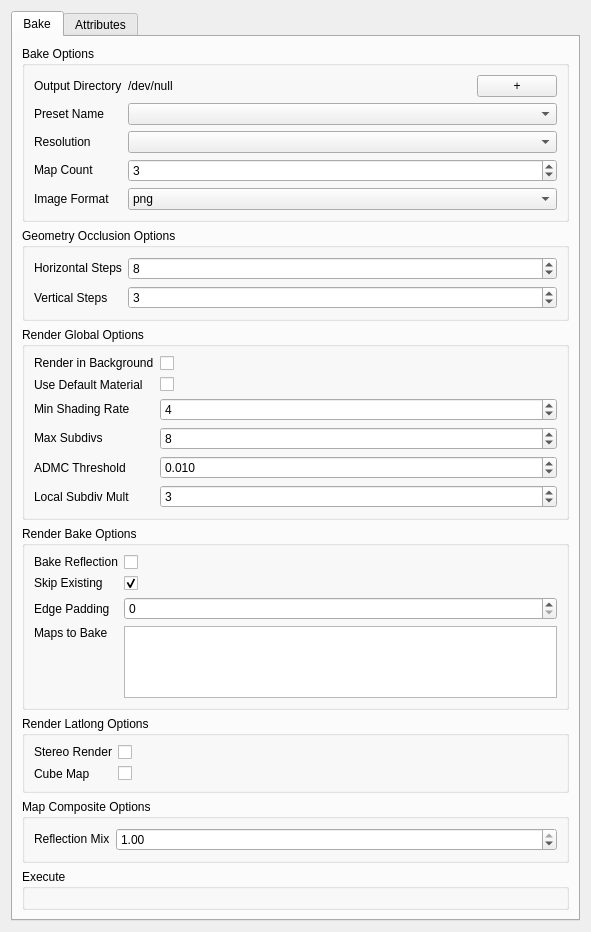
<?xml version="1.0" encoding="UTF-8"?>
<ui version="4.0">
 <class>Form</class>
 <widget class="QWidget" name="Form">
  <property name="geometry">
   <rect>
    <x>0</x>
    <y>0</y>
    <width>591</width>
    <height>844</height>
   </rect>
  </property>
  <property name="sizePolicy">
   <sizepolicy hsizetype="Expanding" vsizetype="Expanding">
    <horstretch>0</horstretch>
    <verstretch>0</verstretch>
   </sizepolicy>
  </property>
  <property name="windowTitle">
   <string>Form</string>
  </property>
  <layout class="QGridLayout" name="gridLayout_4">
   <item row="0" column="0">
    <widget class="QTabWidget" name="tab_widget">
     <property name="currentIndex">
      <number>0</number>
     </property>
     <widget class="QWidget" name="bake_tab">
      <property name="sizePolicy">
       <sizepolicy hsizetype="Expanding" vsizetype="Expanding">
        <horstretch>0</horstretch>
        <verstretch>0</verstretch>
       </sizepolicy>
      </property>
      <attribute name="title">
       <string>Bake</string>
      </attribute>
      <layout class="QGridLayout" name="gridLayout_5">
       <item row="0" column="0">
        <layout class="QVBoxLayout" name="bake_tab_layout">
         <property name="sizeConstraint">
          <enum>QLayout::SetMinimumSize</enum>
         </property>
         <item>
          <widget class="QGroupBox" name="bake_group_box">
           <property name="sizePolicy">
            <sizepolicy hsizetype="Expanding" vsizetype="Maximum">
             <horstretch>0</horstretch>
             <verstretch>0</verstretch>
            </sizepolicy>
           </property>
           <property name="minimumSize">
            <size>
             <width>0</width>
             <height>0</height>
            </size>
           </property>
           <property name="title">
            <string>Bake Options</string>
           </property>
           <layout class="QGridLayout" name="gridLayout_8">
            <item row="0" column="0">
             <layout class="QGridLayout" name="bake_grid_layout">
              <property name="sizeConstraint">
               <enum>QLayout::SetMinimumSize</enum>
              </property>
              <item row="3" column="0">
               <widget class="QLabel" name="bake_map_count_label">
                <property name="sizePolicy">
                 <sizepolicy hsizetype="Fixed" vsizetype="Fixed">
                  <horstretch>0</horstretch>
                  <verstretch>0</verstretch>
                 </sizepolicy>
                </property>
                <property name="text">
                 <string>Map Count</string>
                </property>
               </widget>
              </item>
              <item row="1" column="0">
               <widget class="QLabel" name="bake_preset_label">
                <property name="sizePolicy">
                 <sizepolicy hsizetype="Fixed" vsizetype="Fixed">
                  <horstretch>0</horstretch>
                  <verstretch>0</verstretch>
                 </sizepolicy>
                </property>
                <property name="text">
                 <string>Preset Name</string>
                </property>
               </widget>
              </item>
              <item row="3" column="1" colspan="3">
               <widget class="QSpinBox" name="bake_map_count_spinbox">
                <property name="sizePolicy">
                 <sizepolicy hsizetype="Expanding" vsizetype="Fixed">
                  <horstretch>0</horstretch>
                  <verstretch>0</verstretch>
                 </sizepolicy>
                </property>
                <property name="value">
                 <number>3</number>
                </property>
               </widget>
              </item>
              <item row="2" column="0">
               <widget class="QLabel" name="bake_resolution_label">
                <property name="sizePolicy">
                 <sizepolicy hsizetype="Fixed" vsizetype="Fixed">
                  <horstretch>0</horstretch>
                  <verstretch>0</verstretch>
                 </sizepolicy>
                </property>
                <property name="text">
                 <string>Resolution</string>
                </property>
               </widget>
              </item>
              <item row="0" column="3">
               <widget class="QPushButton" name="bake_output_dir_increment_button">
                <property name="sizePolicy">
                 <sizepolicy hsizetype="Fixed" vsizetype="Fixed">
                  <horstretch>0</horstretch>
                  <verstretch>0</verstretch>
                 </sizepolicy>
                </property>
                <property name="text">
                 <string>+</string>
                </property>
               </widget>
              </item>
              <item row="0" column="0">
               <widget class="QLabel" name="bake_output_dir_label">
                <property name="sizePolicy">
                 <sizepolicy hsizetype="Fixed" vsizetype="Fixed">
                  <horstretch>0</horstretch>
                  <verstretch>0</verstretch>
                 </sizepolicy>
                </property>
                <property name="text">
                 <string>Output Directory</string>
                </property>
               </widget>
              </item>
              <item row="4" column="0">
               <widget class="QLabel" name="image_format_label">
                <property name="text">
                 <string>Image Format</string>
                </property>
               </widget>
              </item>
              <item row="1" column="1" colspan="3">
               <widget class="QComboBox" name="bake_preset_combo">
                <property name="sizePolicy">
                 <sizepolicy hsizetype="Expanding" vsizetype="Fixed">
                  <horstretch>0</horstretch>
                  <verstretch>0</verstretch>
                 </sizepolicy>
                </property>
               </widget>
              </item>
              <item row="2" column="1" colspan="3">
               <widget class="QComboBox" name="bake_resolution_combo">
                <property name="sizePolicy">
                 <sizepolicy hsizetype="Expanding" vsizetype="Fixed">
                  <horstretch>0</horstretch>
                  <verstretch>0</verstretch>
                 </sizepolicy>
                </property>
               </widget>
              </item>
              <item row="0" column="1" colspan="2">
               <widget class="QLabel" name="bake_output_dir_text">
                <property name="sizePolicy">
                 <sizepolicy hsizetype="Preferred" vsizetype="Fixed">
                  <horstretch>0</horstretch>
                  <verstretch>0</verstretch>
                 </sizepolicy>
                </property>
                <property name="text">
                 <string>/dev/null</string>
                </property>
                <property name="textInteractionFlags">
                 <set>Qt::LinksAccessibleByMouse|Qt::TextSelectableByKeyboard|Qt::TextSelectableByMouse</set>
                </property>
               </widget>
              </item>
              <item row="4" column="1" colspan="3">
               <widget class="QComboBox" name="image_format_combo">
                <item>
                 <property name="text">
                  <string>png</string>
                 </property>
                </item>
                <item>
                 <property name="text">
                  <string>exr</string>
                 </property>
                </item>
               </widget>
              </item>
             </layout>
            </item>
           </layout>
          </widget>
         </item>
         <item>
          <widget class="QGroupBox" name="bake_occlusion_group_box">
           <property name="sizePolicy">
            <sizepolicy hsizetype="Expanding" vsizetype="Maximum">
             <horstretch>0</horstretch>
             <verstretch>0</verstretch>
            </sizepolicy>
           </property>
           <property name="minimumSize">
            <size>
             <width>0</width>
             <height>0</height>
            </size>
           </property>
           <property name="title">
            <string>Geometry Occlusion Options</string>
           </property>
           <layout class="QGridLayout" name="gridLayout_7">
            <item row="0" column="0">
             <layout class="QGridLayout" name="bake_occlusion_grid_layout">
              <property name="sizeConstraint">
               <enum>QLayout::SetMinimumSize</enum>
              </property>
              <item row="0" column="0">
               <widget class="QLabel" name="bake_horizontal_steps_label">
                <property name="sizePolicy">
                 <sizepolicy hsizetype="Fixed" vsizetype="Fixed">
                  <horstretch>0</horstretch>
                  <verstretch>0</verstretch>
                 </sizepolicy>
                </property>
                <property name="text">
                 <string>Horizontal Steps</string>
                </property>
               </widget>
              </item>
              <item row="1" column="1">
               <widget class="QSpinBox" name="bake_vertical_steps_spinbox">
                <property name="sizePolicy">
                 <sizepolicy hsizetype="Expanding" vsizetype="Fixed">
                  <horstretch>0</horstretch>
                  <verstretch>0</verstretch>
                 </sizepolicy>
                </property>
                <property name="value">
                 <number>3</number>
                </property>
               </widget>
              </item>
              <item row="0" column="1">
               <widget class="QSpinBox" name="bake_horizontal_steps_spinbox">
                <property name="sizePolicy">
                 <sizepolicy hsizetype="Expanding" vsizetype="Fixed">
                  <horstretch>0</horstretch>
                  <verstretch>0</verstretch>
                 </sizepolicy>
                </property>
                <property name="value">
                 <number>8</number>
                </property>
               </widget>
              </item>
              <item row="1" column="0">
               <widget class="QLabel" name="bake_vertical_steps_label">
                <property name="sizePolicy">
                 <sizepolicy hsizetype="Fixed" vsizetype="Preferred">
                  <horstretch>0</horstretch>
                  <verstretch>0</verstretch>
                 </sizepolicy>
                </property>
                <property name="text">
                 <string>Vertical Steps</string>
                </property>
               </widget>
              </item>
             </layout>
            </item>
           </layout>
          </widget>
         </item>
         <item>
          <widget class="QGroupBox" name="render_global_options_group_box">
           <property name="title">
            <string>Render Global Options</string>
           </property>
           <layout class="QGridLayout" name="gridLayout_14">
            <item row="0" column="0">
             <layout class="QGridLayout" name="gridLayout_11">
              <item row="3" column="0">
               <widget class="QLabel" name="bake_max_subdivs_label">
                <property name="sizePolicy">
                 <sizepolicy hsizetype="Fixed" vsizetype="Fixed">
                  <horstretch>0</horstretch>
                  <verstretch>0</verstretch>
                 </sizepolicy>
                </property>
                <property name="text">
                 <string>Max Subdivs</string>
                </property>
               </widget>
              </item>
              <item row="4" column="1">
               <widget class="QDoubleSpinBox" name="bake_admc_threshold_spinbox">
                <property name="decimals">
                 <number>3</number>
                </property>
                <property name="minimum">
                 <double>0.001000000000000</double>
                </property>
                <property name="maximum">
                 <double>1.000000000000000</double>
                </property>
                <property name="singleStep">
                 <double>0.001000000000000</double>
                </property>
                <property name="value">
                 <double>0.010000000000000</double>
                </property>
               </widget>
              </item>
              <item row="5" column="0">
               <widget class="QLabel" name="bake_local_subdivs_mult_label">
                <property name="text">
                 <string>Local Subdiv Mult</string>
                </property>
               </widget>
              </item>
              <item row="4" column="0">
               <widget class="QLabel" name="bake_admc_threshold_label">
                <property name="text">
                 <string>ADMC Threshold</string>
                </property>
               </widget>
              </item>
              <item row="2" column="0">
               <widget class="QLabel" name="bake_min_shading_rate_label">
                <property name="sizePolicy">
                 <sizepolicy hsizetype="Fixed" vsizetype="Fixed">
                  <horstretch>0</horstretch>
                  <verstretch>0</verstretch>
                 </sizepolicy>
                </property>
                <property name="text">
                 <string>Min Shading Rate</string>
                </property>
               </widget>
              </item>
              <item row="2" column="1">
               <widget class="QSpinBox" name="bake_min_shading_rate_spinbox">
                <property name="sizePolicy">
                 <sizepolicy hsizetype="Expanding" vsizetype="Fixed">
                  <horstretch>0</horstretch>
                  <verstretch>0</verstretch>
                 </sizepolicy>
                </property>
                <property name="value">
                 <number>4</number>
                </property>
               </widget>
              </item>
              <item row="0" column="1">
               <widget class="QCheckBox" name="bake_background_render_checkbox">
                <property name="sizePolicy">
                 <sizepolicy hsizetype="Expanding" vsizetype="Fixed">
                  <horstretch>0</horstretch>
                  <verstretch>0</verstretch>
                 </sizepolicy>
                </property>
                <property name="text">
                 <string/>
                </property>
               </widget>
              </item>
              <item row="0" column="0">
               <widget class="QLabel" name="bake_background_render_label">
                <property name="sizePolicy">
                 <sizepolicy hsizetype="Fixed" vsizetype="Fixed">
                  <horstretch>0</horstretch>
                  <verstretch>0</verstretch>
                 </sizepolicy>
                </property>
                <property name="text">
                 <string>Render in Background</string>
                </property>
               </widget>
              </item>
              <item row="5" column="1">
               <widget class="QSpinBox" name="bake_local_subdivs_mult_spinbox">
                <property name="minimum">
                 <number>1</number>
                </property>
                <property name="maximum">
                 <number>8</number>
                </property>
                <property name="value">
                 <number>3</number>
                </property>
               </widget>
              </item>
              <item row="3" column="1">
               <widget class="QSpinBox" name="bake_max_subdivs_spinbox">
                <property name="sizePolicy">
                 <sizepolicy hsizetype="Expanding" vsizetype="Fixed">
                  <horstretch>0</horstretch>
                  <verstretch>0</verstretch>
                 </sizepolicy>
                </property>
                <property name="value">
                 <number>8</number>
                </property>
               </widget>
              </item>
              <item row="1" column="1">
               <widget class="QCheckBox" name="bake_use_default_material_checkbox">
                <property name="text">
                 <string/>
                </property>
               </widget>
              </item>
              <item row="1" column="0">
               <widget class="QLabel" name="bake_use_default_material_label">
                <property name="text">
                 <string>Use Default Material</string>
                </property>
               </widget>
              </item>
             </layout>
            </item>
           </layout>
          </widget>
         </item>
         <item>
          <widget class="QGroupBox" name="bake_render_group_box">
           <property name="sizePolicy">
            <sizepolicy hsizetype="Expanding" vsizetype="Expanding">
             <horstretch>0</horstretch>
             <verstretch>0</verstretch>
            </sizepolicy>
           </property>
           <property name="title">
            <string>Render Bake Options</string>
           </property>
           <layout class="QGridLayout" name="gridLayout_6">
            <item row="0" column="0">
             <layout class="QGridLayout" name="bake_render_grid_layout">
              <property name="sizeConstraint">
               <enum>QLayout::SetMinimumSize</enum>
              </property>
              <item row="7" column="0">
               <widget class="QLabel" name="bake_skip_existing_label">
                <property name="sizePolicy">
                 <sizepolicy hsizetype="Fixed" vsizetype="Fixed">
                  <horstretch>0</horstretch>
                  <verstretch>0</verstretch>
                 </sizepolicy>
                </property>
                <property name="text">
                 <string>Skip Existing</string>
                </property>
               </widget>
              </item>
              <item row="0" column="2">
               <widget class="QCheckBox" name="bake_reflection_checkbox">
                <property name="sizePolicy">
                 <sizepolicy hsizetype="Expanding" vsizetype="Fixed">
                  <horstretch>0</horstretch>
                  <verstretch>0</verstretch>
                 </sizepolicy>
                </property>
                <property name="text">
                 <string/>
                </property>
               </widget>
              </item>
              <item row="0" column="0">
               <widget class="QLabel" name="bake_reflection_label">
                <property name="sizePolicy">
                 <sizepolicy hsizetype="Fixed" vsizetype="Fixed">
                  <horstretch>0</horstretch>
                  <verstretch>0</verstretch>
                 </sizepolicy>
                </property>
                <property name="text">
                 <string>Bake Reflection</string>
                </property>
               </widget>
              </item>
              <item row="7" column="2">
               <widget class="QCheckBox" name="bake_skip_existing_checkbox">
                <property name="sizePolicy">
                 <sizepolicy hsizetype="Expanding" vsizetype="Fixed">
                  <horstretch>0</horstretch>
                  <verstretch>0</verstretch>
                 </sizepolicy>
                </property>
                <property name="text">
                 <string/>
                </property>
                <property name="checked">
                 <bool>true</bool>
                </property>
               </widget>
              </item>
              <item row="9" column="0">
               <layout class="QVBoxLayout" name="maps_to_bake_layout">
                <item>
                 <widget class="QLabel" name="bake_maps_to_bake_label">
                  <property name="sizePolicy">
                   <sizepolicy hsizetype="Preferred" vsizetype="Fixed">
                    <horstretch>0</horstretch>
                    <verstretch>0</verstretch>
                   </sizepolicy>
                  </property>
                  <property name="layoutDirection">
                   <enum>Qt::LeftToRight</enum>
                  </property>
                  <property name="text">
                   <string>Maps to Bake</string>
                  </property>
                 </widget>
                </item>
                <item>
                 <spacer name="bake_maps_to_bake_spacer">
                  <property name="orientation">
                   <enum>Qt::Vertical</enum>
                  </property>
                  <property name="sizeHint" stdset="0">
                   <size>
                    <width>20</width>
                    <height>40</height>
                   </size>
                  </property>
                 </spacer>
                </item>
               </layout>
              </item>
              <item row="9" column="2">
               <widget class="QListWidget" name="bake_maps_to_bake_listwidget"/>
              </item>
              <item row="8" column="0">
               <widget class="QLabel" name="label">
                <property name="text">
                 <string>Edge Padding</string>
                </property>
               </widget>
              </item>
              <item row="8" column="2">
               <widget class="QSpinBox" name="edge_padding_spinbox"/>
              </item>
             </layout>
            </item>
           </layout>
          </widget>
         </item>
         <item>
          <widget class="QGroupBox" name="render_latlong_options_group_box">
           <property name="title">
            <string>Render Latlong Options</string>
           </property>
           <layout class="QGridLayout" name="gridLayout_16">
            <item row="1" column="0">
             <layout class="QGridLayout" name="gridLayout_15">
              <item row="0" column="1">
               <widget class="QCheckBox" name="bake_stereo_render_checkbox">
                <property name="text">
                 <string/>
                </property>
               </widget>
              </item>
              <item row="0" column="0">
               <widget class="QLabel" name="bake_stereo_render_label">
                <property name="sizePolicy">
                 <sizepolicy hsizetype="Fixed" vsizetype="Fixed">
                  <horstretch>0</horstretch>
                  <verstretch>0</verstretch>
                 </sizepolicy>
                </property>
                <property name="text">
                 <string>Stereo Render</string>
                </property>
               </widget>
              </item>
              <item row="1" column="0">
               <widget class="QLabel" name="bake_cube_map_label">
                <property name="text">
                 <string>Cube Map</string>
                </property>
               </widget>
              </item>
              <item row="1" column="1">
               <widget class="QCheckBox" name="bake_cube_map_checkbox">
                <property name="text">
                 <string/>
                </property>
               </widget>
              </item>
             </layout>
            </item>
           </layout>
          </widget>
         </item>
         <item>
          <widget class="QGroupBox" name="map_composite_group_box">
           <property name="title">
            <string>Map Composite Options</string>
           </property>
           <layout class="QGridLayout" name="gridLayout_13">
            <item row="0" column="0">
             <layout class="QGridLayout" name="gridLayout_12">
              <item row="0" column="0">
               <widget class="QLabel" name="bake_reflection_mix_label">
                <property name="sizePolicy">
                 <sizepolicy hsizetype="Fixed" vsizetype="Fixed">
                  <horstretch>0</horstretch>
                  <verstretch>0</verstretch>
                 </sizepolicy>
                </property>
                <property name="text">
                 <string>Reflection Mix</string>
                </property>
               </widget>
              </item>
              <item row="0" column="1">
               <widget class="QDoubleSpinBox" name="bake_reflection_mix_spinbox">
                <property name="maximum">
                 <double>1.000000000000000</double>
                </property>
                <property name="singleStep">
                 <double>0.010000000000000</double>
                </property>
                <property name="value">
                 <double>1.000000000000000</double>
                </property>
               </widget>
              </item>
             </layout>
            </item>
           </layout>
          </widget>
         </item>
         <item>
          <widget class="QGroupBox" name="bake_execution_group_box">
           <property name="title">
            <string>Execute</string>
           </property>
           <layout class="QGridLayout" name="gridLayout_9">
            <item row="0" column="0">
             <layout class="QVBoxLayout" name="bake_execution_layout">
              <property name="spacing">
               <number>4</number>
              </property>
             </layout>
            </item>
           </layout>
          </widget>
         </item>
        </layout>
       </item>
      </layout>
     </widget>
     <widget class="QWidget" name="attr_tab">
      <property name="sizePolicy">
       <sizepolicy hsizetype="Expanding" vsizetype="Expanding">
        <horstretch>0</horstretch>
        <verstretch>0</verstretch>
       </sizepolicy>
      </property>
      <attribute name="title">
       <string>Attributes</string>
      </attribute>
      <layout class="QGridLayout" name="gridLayout">
       <item row="2" column="0">
        <widget class="QGroupBox" name="attr_clear_group_box">
         <property name="title">
          <string>Clear Attributes</string>
         </property>
         <layout class="QGridLayout" name="gridLayout_2">
          <item row="0" column="0">
           <layout class="QVBoxLayout" name="attr_clear_layout"/>
          </item>
         </layout>
        </widget>
       </item>
       <item row="1" column="0">
        <widget class="QGroupBox" name="attr_select_group_box">
         <property name="title">
          <string>Select Attributes</string>
         </property>
         <layout class="QGridLayout" name="gridLayout_3">
          <item row="2" column="0">
           <layout class="QVBoxLayout" name="attr_select_layout"/>
          </item>
         </layout>
        </widget>
       </item>
       <item row="3" column="0">
        <spacer name="attr_tab_spacer">
         <property name="orientation">
          <enum>Qt::Vertical</enum>
         </property>
         <property name="sizeHint" stdset="0">
          <size>
           <width>20</width>
           <height>40</height>
          </size>
         </property>
        </spacer>
       </item>
       <item row="0" column="0">
        <widget class="QGroupBox" name="attr_set_group_box">
         <property name="title">
          <string>Set Attributes</string>
         </property>
         <layout class="QGridLayout" name="gridLayout_10">
          <item row="6" column="0">
           <layout class="QVBoxLayout" name="attr_set_layout"/>
          </item>
         </layout>
        </widget>
       </item>
      </layout>
     </widget>
    </widget>
   </item>
  </layout>
 </widget>
 <resources/>
 <connections/>
</ui>
